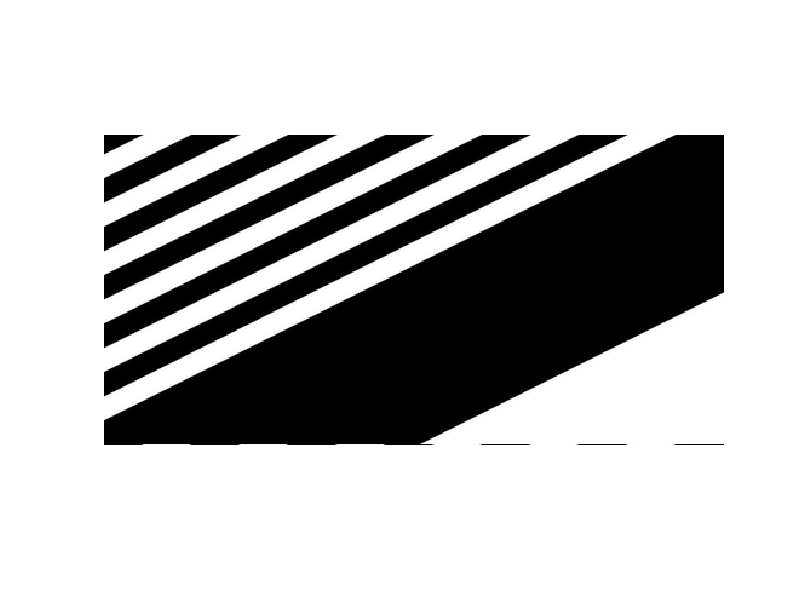

Reproduce this figure in MATLAB. (Note: this script raises an error after producing the figure.)
% sets up a striped region of predominantly horizontal orientation
h=256; ratio=2; stripewidth=20; % control settings
% ratio sets orientation angle - eg ratio=2 is equivalent to 22.5 degrees
% stripewidth sets the pixel width in the vertical direction
% We will actually construct an image 2x larger, then subsample in order to
% obtain an antialiased final result.
w=ratio*2*h+12; h=2*h+12; A = zeros(h,w);
stripewidth = 2*stripewidth;
switchperiod = stripewidth*ratio;
maximum = ratio*(h-1)+(w-1);
for y=0:h-1
    for x=0:w-1
        line_equation = ratio*y+x;
        t = mod(line_equation,2*switchperiod);
        if line_equation>maximum*3/4
            A(y+1,x+1)=1;
        end
        if line_equation<maximum/2 &&...
                (t>switchperiod)&&(t<2*switchperiod)
            A(y+1,x+1)=1;
        end
    end
end
mpegB = [2,0,-4,-3,5,19,26,19,5,-3,-4,0,2]/64;
A = filter(mpegB,1,filter(mpegB,1,A)')';
B = A(13:2:h,13:2:w); % subsample down to antialised image
B = 255*max(min(B,1),0);
figure(1), imshow(B,[]);
pgmwrite(B,'gen_orient.pgm');
